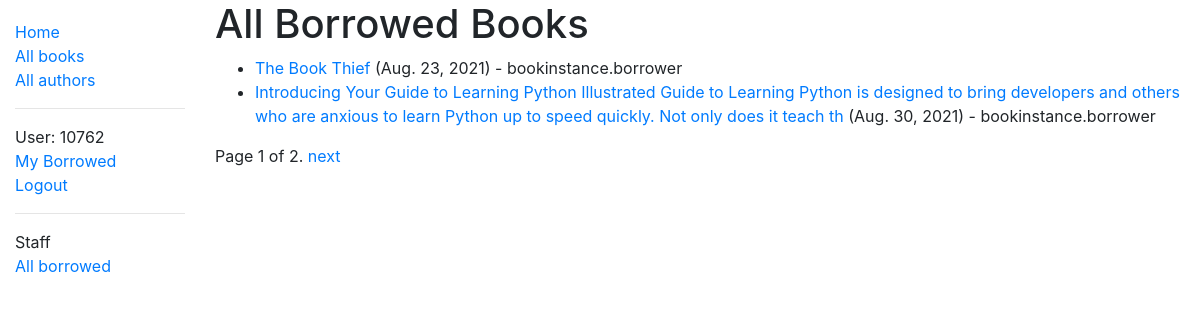
Page /catalog/borrowed/ (signed in) on the committed database.
### catalog/models.py (models this page shows, shortened)
class BookInstance(models.Model):
    id = models.UUIDField(primary_key=True, default=uuid.uuid4, help_text='Unique id for this part\
        icular book across the llibrary')
    book = models.ForeignKey(Book, on_delete=RESTRICT, null=True)
    imprint = models.CharField(max_length=200)
    due_back = models.DateField(null=True, blank=True)
    borrower = models.ForeignKey(User, on_delete=models.SET_NULL, null=True, blank=True)
    @property
    def is_overdue(self):
        if self.due_back and date.today() > self.due_back:
            return True
        return False
    LOAN_STATUS = (
        ('m', 'Maintenance'),
        ('o', 'On Loan'),
        ('a', 'Available'),
        ('r', 'Resvered'),
    )
    status = models.CharField(
        max_length=1,
        choices=LOAN_STATUS,
        blank=True,
        default='m',
        help_text='book availability',
    )
    class Meta:
        ordering = ['due_back']
        permissions = (
            ("can_mark_returned", "Set book as returned"),
         )

class Book(models.Model):
    title = models.CharField(max_length=200)
    author = ForeignKey('Author', on_delete=models.SET_NULL, null=True)
    summary = models.TextField(max_length=1000, help_text="Enter a brief description of the book")
    isbn = models.CharField('ISBN', max_length=13, unique=True, help_text='13 \
        characters <a href="https://www.isbn-international.org/content/what-isbn">ISBN number</a>')
    genre = models.ManyToManyField(Genre, help_text="Select a genre for this book")
    language = models.ForeignKey(Language, on_delete=models.SET_NULL, null=True)
    def get_absolute_url(self):
        return reverse('book-detail', args=[str(self.id)])
    def display_genre(self):
        """Create a string for the genre. This is required to display in the admin site."""
        return ', '.join(genre.name for genre in self.genre.all()[0:3])
    display_genre.short_description = 'Genre    '

### catalog/views.py (the view)
# urls.py: path('borrowed/', views.AllBorrowedBooksListView.as_view(), name="all-borrowed"),
class AllBorrowedBooksListView(PermissionRequiredMixin, generic.ListView):
    model = BookInstance
    permission_required =('catalog.can_mark_returned',)
    paginate_by = 2
    template_name = "catalog/bookinstance_list_borrowed.html"
    def get_queryset(self):
        return BookInstance.objects.filter(status__exact='o').order_by('due_back')

### catalog/templates/catalog/bookinstance_list_borrowed.html
{% extends 'base_generic.html' %}
{% block content %}
    <h1>All Borrowed Books</h1>
    {% if bookinstance_list %}
        <ul>
        {% for bookinstance in bookinstance_list %}
            <li class="{% if bookinstance.is_overdue %}text-danger{% endif %}">
                <a href="{{ bookinstance.book.get_absolute_url }}">
                    {{bookinstance.book.title}}
                </a>
                ({{bookinstance.due_back}}) - bookinstance.borrower
            </li>
        {% endfor %}
        </ul>
        {% else %}
            <p>There are no books borrowed.</p>
    {% endif %}
{% endblock%}

### catalog/templates/base_generic.html (shortened to what this page needs)
<!DOCTYPE html>
<html lang="en">
    <head>
        <link rel="stylesheet" href="https://cdn.jsdelivr.net/npm/bootstrap@4.5.3/dist/css/bootstrap.min.css">
        {% load static %}
        <link rel="stylesheet" href="{% static 'css/styles.css' %}">
    </head>
    <body>
        <div class="container-fluid">
            <div class="row">
                <div class="col-sm-2">
                    {% block sidebar %}
                    <ul class="sidebar-nav">
                        <li><a href="{% url 'index' %}">Home</a></li>
                        <li><a href="{% url 'books' %}">All books</a></li>
                        <li><a href="{% url 'authors' %}">All authors</a></li>
                        <hr>
                        {% if user.is_authenticated %}
                            <li>User: {{ user.get_username }}</li>
                            <li><a href="{% url 'my-borrowed' %}">My Borrowed</a></li>
                            <li><a href="{% url 'logout' %}?next={{request.path}}">Logout</a></li>
                        {% else %}
                            <li><a href="{% url 'login' %}?next={{ request.path }}">Login</a></li>
                        {% endif %}
                        {% if perms.catalog.can_mark_returned %}
                            <hr>
                            <li>Staff</li>
                            <li><a href="{% url 'all-borrowed' %}">All borrowed</a></li>
                        {% endif %}
                    </ul>
                    {% endblock %}
                </div>
                <div class="col-sm-10">
                    {% block content %}{% endblock %}
                    {% block pagination %}
                        {% if is_paginated %}
                            <div class="pagination">
                                <span class="page-links">
                                    <span class="page-current">
                                        Page {{ page_obj.number }} of {{ page_obj.paginator.num_pages}}.
                                    </span>
                                    {% if page_obj.has_next %}
                                        <a href="{{ request.path }}?page={{ page_obj.next_page_number }}">next</a>
                                    {% endif %}
                                </span>
                            </div>
                        {% endif %}
                    {% endblock %}
                </div>
            </div>
        </div>
    </body>
</html>

### catalog/static/css/styles.css (style rules this page uses)
.sidebar-nav { margin-top: 20px; padding: 0; list-style: none; }

### rows in the picture
BookInstance: book "The Book Thief", due_back "Aug. 23, 2021"
BookInstance: book "Introducing Your Guide to Learning Python Illustrated Guide to Learning Python is designed to bring developers and others who are anxious to learn Python up to speed quickly. Not only does it teach th", due_back "Aug. 30, 2021"

### other values in the picture
{{ user.get_username }} "10762"
{{ page_obj.number }} "1"
{{ page_obj.paginator.num_pages }} "2"
